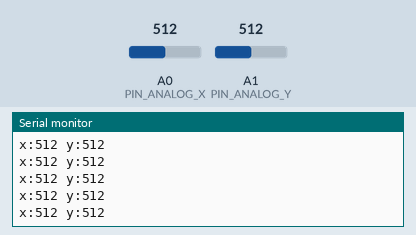
Simulated run of this sketch. Board: Arduino Uno, built with avr-gcc and run on an emulated ATmega328P. Parts: the last lines printed to the serial monitor. The inputs (shaded band) are chosen by the test bench; at power-on: A0 (PIN_ANALOG_X) = 512, A1 (PIN_ANALOG_Y) = 512.

Above: at 10.2 s.
10.3 s: A0 (PIN_ANALOG_X) set to 981
At 11.0 s:
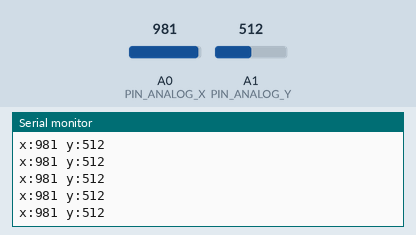
13.3 s: A0 (PIN_ANALOG_X) set to 1015
At 14.1 s:
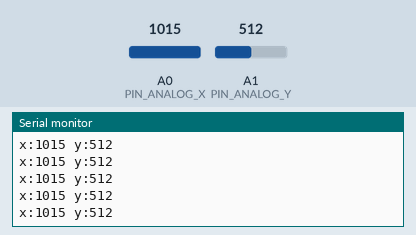
Timing chart, 0 to 16.3 s (numbered marks = the images above; inputs shaded):
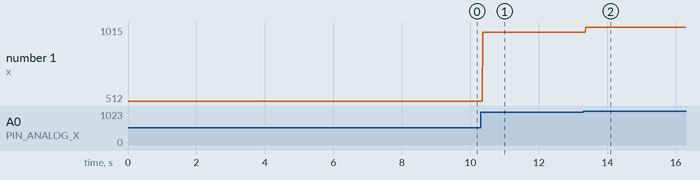

Measured:
- after the input at 10.3 s, the serial monitor: prints a new line after 0.07 s (image 1)
- after the input at 13.3 s, the serial monitor: prints a new line after 0.07 s (image 2)
- plotted number 1: 512 → 981 after the input at 10.3 s, 981 → 1015 after the input at 13.3 s

The sketch:

joy01.ino
```cpp
const byte PIN_ANALOG_X = 0;
const byte PIN_ANALOG_Y = 1;

void setup() {

  Serial.begin(9600);
}

void loop() {


  Serial.print("x:");

  Serial.print(analogRead(PIN_ANALOG_X));

  Serial.print(" ");


  Serial.print("y:");

  Serial.print(analogRead(PIN_ANALOG_Y));

  Serial.print(" ");


  Serial.println();
}
```
